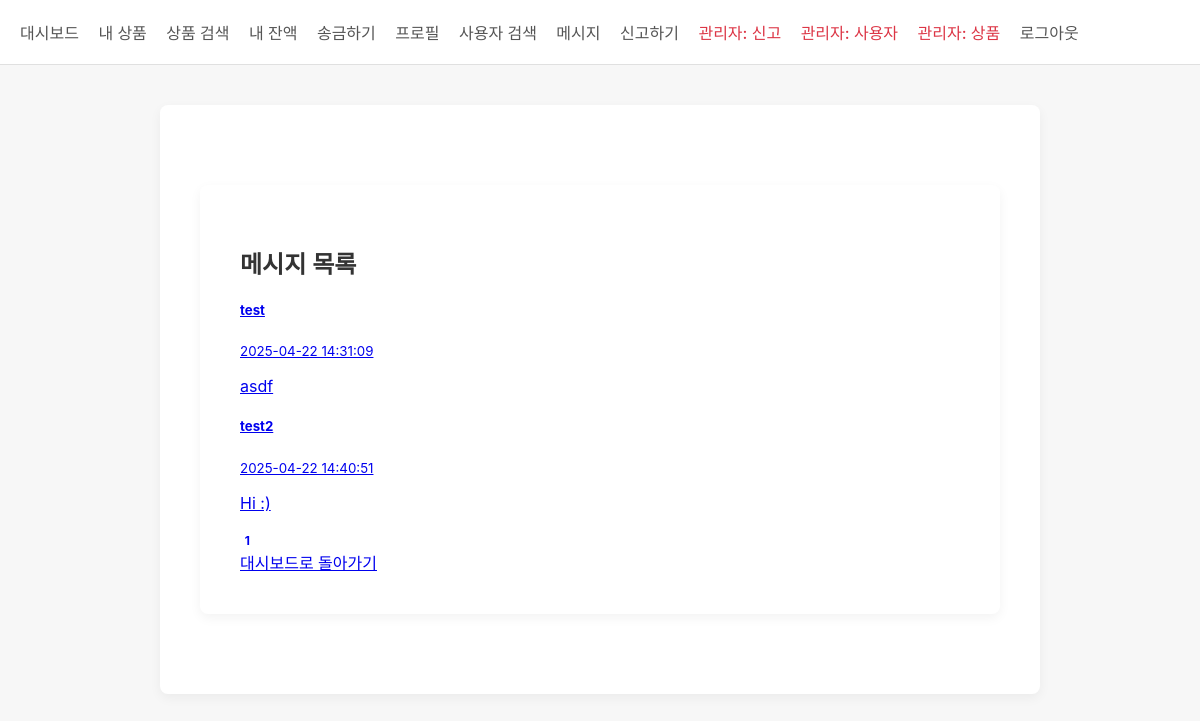
Screenshot of /messages (signed in) with the database file from the repository.
### tables this page shows
CREATE TABLE chat_room (
                id TEXT PRIMARY KEY,
                name TEXT NOT NULL,
                created_at TIMESTAMP DEFAULT CURRENT_TIMESTAMP
            );

CREATE TABLE user (
                id TEXT PRIMARY KEY,
                username TEXT UNIQUE NOT NULL,
                password TEXT NOT NULL,
                bio TEXT,
                balance INTEGER DEFAULT 10000,
                login_attempts INTEGER DEFAULT 0,
                locked_until TIMESTAMP,
                is_admin BOOLEAN DEFAULT 0,
                status TEXT DEFAULT 'active',
                report_count INTEGER DEFAULT 0,
                created_at TIMESTAMP DEFAULT CURRENT_TIMESTAMP
            );

### app.py (the view)
@app.route('/messages')
@login_required
def message_list():
    db = get_db()
    cursor = db.cursor()
    cursor.execute("""
    SELECT cr.id, cr.name, cp.user_id as participant_id, u.username as participant_name,
           (SELECT COUNT(*) FROM private_message
            WHERE receiver_id = ? AND sender_id = cp.user_id AND is_read = 0) as unread_count,
           (SELECT message FROM private_message
            WHERE (sender_id = ? AND receiver_id = cp.user_id) OR
                  (sender_id = cp.user_id AND receiver_id = ?)
            ORDER BY created_at DESC LIMIT 1) as last_message,
           (SELECT created_at FROM private_message
            WHERE (sender_id = ? AND receiver_id = cp.user_id) OR
                  (sender_id = cp.user_id AND receiver_id = ?)
            ORDER BY created_at DESC LIMIT 1) as last_message_time
    FROM chat_room cr
    JOIN chat_participant cp ON cr.id = cp.room_id
    JOIN user u ON cp.user_id = u.id
    WHERE cr.id IN (SELECT room_id FROM chat_participant WHERE user_id = ?)
    AND cp.user_id != ?
    AND u.status != 'dormant'
    """, (session['user_id'], session['user_id'], session['user_id'], session['user_id'], session['user_id'], session['user_id'], session['user_id']))
    chat_rooms = cursor.fetchall()
    return render_template('message_list.html', chat_rooms=chat_rooms)

### app.py (called while the page is built)
def login_required(f):
    @wraps(f)
    def decorated_function(*args, **kwargs):
        if 'user_id' not in session:
            flash('로그인이 필요합니다.')
            return redirect(url_for('login'))
        return f(*args, **kwargs)
    return decorated_function

def get_db():
    db = getattr(g, '_database', None)
    if db is None:
        db = g._database = sqlite3.connect(DATABASE)
        db.row_factory = sqlite3.Row  # 결과를 dict처럼 사용하기 위함
    return db

@app.teardown_appcontext
def close_connection(exception):
    db = getattr(g, '_database', None)
    if db is not None:
        db.close()

@app.after_request
def add_security_headers(response):
    response.headers['Content-Security-Policy'] = "default-src 'self'; script-src 'self' 'unsafe-inline' https://cdnjs.cloudflare.com; style-src 'self' 'unsafe-inline'; img-src 'self' data:;"
    response.headers['X-Frame-Options'] = 'SAMEORIGIN'
    response.headers['X-XSS-Protection'] = '1; mode=block'
    return response

### templates/message_list.html (shortened to what this page needs)
{% extends "base.html" %}
{% block content %}
<div class="container mt-5">
    <h2>메시지 목록</h2>
    {% if chat_rooms %}
        <div class="list-group">
            {% for room in chat_rooms %}
                <a href="{{ url_for('chat_room', user_id=room.participant_id) }}" class="list-group-item list-group-item-action">
                    <div class="d-flex w-100 justify-content-between">
                        <h5 class="mb-1">{{ room.participant_name }}</h5>
                        <small>{{ room.last_message_time }}</small>
                    </div>
                    <p class="mb-1">{{ room.last_message }}</p>
                    {% if room.unread_count > 0 %}
                        <span class="badge badge-primary badge-pill">{{ room.unread_count }}</span>
                    {% endif %}
                </a>
            {% endfor %}
        </div>
    {% else %}
        <div class="alert alert-info">
            아직 메시지가 없습니다.
        </div>
    {% endif %}
    <a href="{{ url_for('dashboard') }}" class="btn btn-secondary mt-3">대시보드로 돌아가기</a>
</div>
{% endblock %}

### templates/base.html (style rules this page uses)
body { background-color: #F7F7F7; font-family: -apple-system, BlinkMacSystemFont, "Segoe UI", Roboto, Helvetica, Arial, sans-serif; margin: 0; padding: 0; color: #333; }
.container { max-width: 800px; margin: 40px auto; background-color: #fff; padding: 40px; box-shadow: 0 4px 12px rgba(0, 0, 0, 0.05); border-radius: 8px; }
h1, h2, h3 { font-weight: 600; margin-bottom: 20px; }
.badge { display: inline-block; padding: 0.25em 0.4em; font-size: 75%; font-weight: 700; line-height: 1; text-align: center; white-space: nowrap; vertical-align: baseline; border-radius: 0.25rem; }

### rows the page displays
chat_room: participant_name "test", last_message_time "2025-04-22 14:31:09", last_message "asdf"
chat_room: participant_name "test2", last_message_time "2025-04-22 14:40:51", last_message "Hi :)", unread_count "1"
